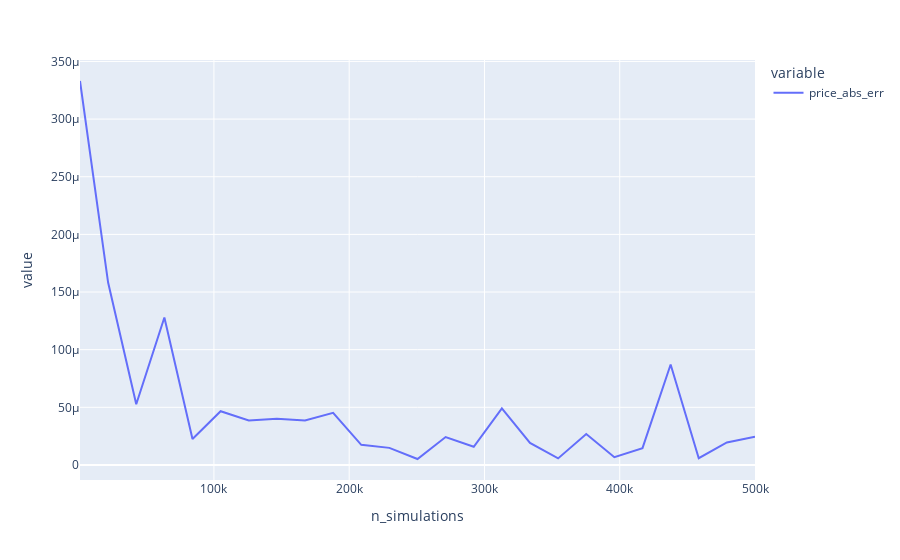

Here is the notebook cell this chart was saved with:
### Code cell
heston_errors_df.set_index("n_simulations")["price_abs_err"].plot()

### Figure 1 — Plotly figure (JSON) as saved in the notebook; plotly's stock layout.template omitted (floating-point values rounded to 4 significant figures)
{"data": [{"hovertemplate": "variable=price_abs_err<br>n_simulations=%{x}<br>value=%{y}<extra></extra>", "legendgroup": "price_abs_err", "line": {"color": "#636efa", "dash": "solid"}, "marker": {"symbol": "circle"}, "mode": "lines", "name": "price_abs_err", "orientation": "v", "showlegend": true, "type": "scatter", "x": [1000, 21791, 42583, 63375, 84166, 104958, 125750, 146541, 167333, 188125, 208916, 229708, 250500, 271291, 292083, 312875, 333666, 354458, 375250, 396041, 416833, 437625, 458416, 479208, 500000], "xaxis": "x", "y": [0.000333, 0.0001582, 5.26e-05, 0.0001279, 2.248e-05, 4.662e-05, 3.852e-05, 4.002e-05, 3.865e-05, 4.518e-05, 1.744e-05, 1.48e-05, 5.15e-06, 2.421e-05, 1.574e-05, 4.906e-05, 1.903e-05, 5.666e-06, 2.682e-05, 6.673e-06, 1.457e-05, 8.71e-05, 5.861e-06, 1.952e-05, 2.446e-05], "yaxis": "y"}], "layout": {"legend": {"title": {"text": "variable"}, "tracegroupgap": 0}, "margin": {"t": 60}, "xaxis": {"anchor": "y", "domain": [0, 1], "title": {"text": "n_simulations"}}, "yaxis": {"anchor": "x", "domain": [0, 1], "title": {"text": "value"}}}}
